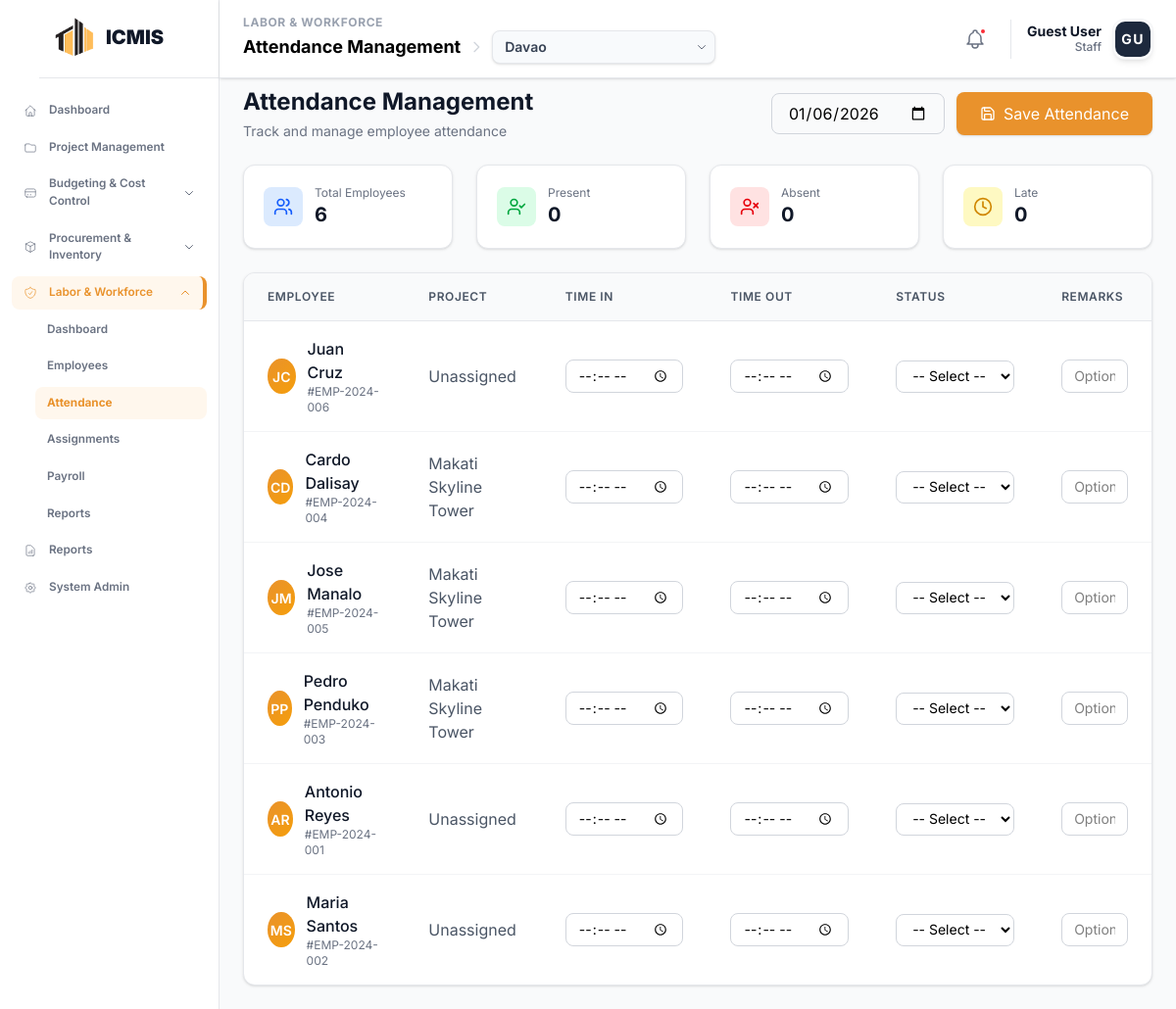
The app's page /modules/workforce/attendance.php, older data.
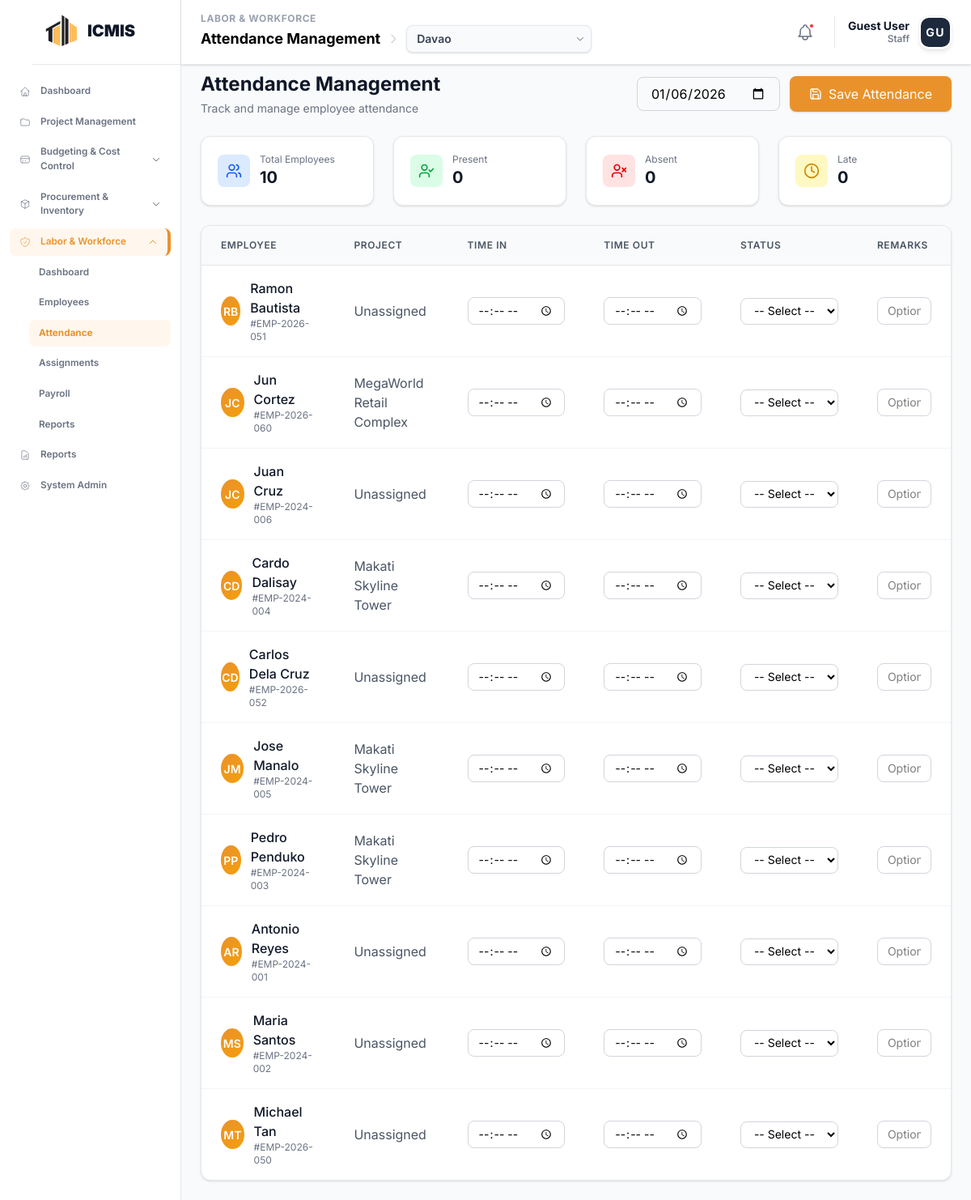
The same page, newer data.
### tables this page shows
CREATE TABLE `workforce_employees` (
  `employee_id` int NOT NULL,
  `employee_code` varchar(20) NOT NULL,
  `user_id` int DEFAULT NULL,
  `job_title_id` int DEFAULT NULL,
  `first_name` varchar(50) NOT NULL,
  `last_name` varchar(50) NOT NULL,
  `email` varchar(100) DEFAULT NULL,
  `phone` varchar(20) DEFAULT NULL,
  `status` enum('Active','Inactive','Terminated') DEFAULT 'Active',
  `hire_date` date DEFAULT NULL
);

CREATE TABLE `workforce_assignments` (
  `assignment_id` int NOT NULL,
  `employee_id` int NOT NULL,
  `project_id` int NOT NULL,
  `phase_id` int DEFAULT NULL,
  `role` varchar(100) DEFAULT NULL,
  `task_description` text,
  `start_date` date DEFAULT NULL,
  `end_date` date DEFAULT NULL,
  `status` enum('Active','Completed','Cancelled') DEFAULT 'Active'
);

CREATE TABLE `icmis_projects` (
  `project_id` int NOT NULL,
  `project_code` varchar(20) NOT NULL,
  `project_name` varchar(255) NOT NULL,
  `description` text,
  `location` varchar(255) DEFAULT NULL,
  `status` enum('Planning','In Progress','Active','On Hold','Completed','Cancelled') DEFAULT 'Planning',
  `start_date` date DEFAULT NULL,
  `end_date` date DEFAULT NULL,
  `completion_rate` decimal(5,2) DEFAULT '0.00',
  `project_manager_id` int DEFAULT NULL,
  `total_budget` decimal(15,2) DEFAULT '0.00'
);

### modules/workforce/attendance.php (the view, shortened to what the rows shown need)
<?php
$conn = getWorkforceConnection();
$selectedDate = isset($_GET['date']) ? $_GET['date'] : date('Y-m-d');
$employees = [];
$sql = "SELECT e.employee_id, e.employee_code, e.first_name, e.last_name, e.status as emp_status,
        a.attendance_id, a.time_in, a.time_out, a.status as attendance_status, a.remarks,
        wa.project_id, p.project_name
        FROM workforce_employees e
        LEFT JOIN workforce_attendance a ON e.employee_id = a.employee_id AND a.attendance_date = ?
        LEFT JOIN workforce_assignments wa ON e.employee_id = wa.employee_id AND wa.status = 'Active'
        LEFT JOIN icmis_projects p ON wa.project_id = p.project_id
        WHERE e.status = 'Active'
        ORDER BY e.last_name, e.first_name";
$stmt = $conn->prepare($sql);
$stmt->bind_param("s", $selectedDate);
$stmt->execute();
$result = $stmt->get_result();
if ($result && $result->num_rows > 0) {
    while ($row = $result->fetch_assoc()) {
        $employees[] = $row;
    }
}
?>
<!DOCTYPE html>
<html lang="en">
<head>
    <?php include __DIR__ . '/../../includes/head_assetsv2.php'; ?>
</head>
<body class="bg-gray-50">
    <?php
        include __DIR__ . '/../../includes/sidebar.php';
    ?>
    <main class="ml-56 mt-16 p-6">
        <div class="max-w-7xl mx-auto">
            <div class="flex items-center justify-between mb-6">
                <div>
                    <h1 class="text-2xl text-gray-900 font-bold">Attendance Management</h1>
                </div>
            </div>
            <div class="bg-white rounded-xl border border-gray-200 shadow-sm overflow-hidden">
                <table class="w-full">
                    <thead class="bg-gray-50 border-b border-gray-200">
                        <tr>
                            <th class="text-left px-6 py-4 text-xs font-semibold text-gray-600 uppercase tracking-wider">Employee</th>
                            <th class="text-left px-6 py-4 text-xs font-semibold text-gray-600 uppercase tracking-wider">Project</th>
                            <th class="text-left px-6 py-4 text-xs font-semibold text-gray-600 uppercase tracking-wider">Time In</th>
                            <th class="text-left px-6 py-4 text-xs font-semibold text-gray-600 uppercase tracking-wider">Time Out</th>
                            <th class="text-left px-6 py-4 text-xs font-semibold text-gray-600 uppercase tracking-wider">Status</th>
                            <th class="text-left px-6 py-4 text-xs font-semibold text-gray-600 uppercase tracking-wider">Remarks</th>
                        </tr>
                    </thead>
                    <tbody class="divide-y divide-gray-100">
                        <?php foreach ($employees as $emp):
                            $initials = strtoupper(substr($emp['first_name'], 0, 1) . substr($emp['last_name'], 0, 1));
                        ?>
                        <tr class="hover:bg-gray-50 transition-colors attendance-row" data-employee-id="<?php echo $emp['employee_id']; ?>">
                            <td class="px-6 py-4">
                                <div class="flex items-center gap-3">
                                    <div class="employee-avatar"><?php echo $initials; ?></div>
                                    <div>
                                        <p class="font-medium text-gray-900"><?php echo htmlspecialchars($emp['first_name'] . ' ' . $emp['last_name']); ?></p>
                                        <p class="text-xs text-gray-500">#<?php echo htmlspecialchars($emp['employee_code']); ?></p>
                                    </div>
                                </div>
                            </td>
                            <td class="px-6 py-4 text-gray-600"><?php echo htmlspecialchars($emp['project_name'] ?? 'Unassigned'); ?></td>
                            <td class="px-6 py-4">
                                <input type="time" name="time_in" value="<?php echo $emp['time_in'] ?? ''; ?>"
                                       class="px-3 py-1.5 border border-gray-300 rounded-lg focus:ring-2 focus:ring-[#e9922c] focus:border-[#e9922c] outline-none text-sm">
                            </td>
                            <td class="px-6 py-4">
                                <input type="time" name="time_out" value="<?php echo $emp['time_out'] ?? ''; ?>"
                                       class="px-3 py-1.5 border border-gray-300 rounded-lg focus:ring-2 focus:ring-[#e9922c] focus:border-[#e9922c] outline-none text-sm">
                            </td>
                            <td class="px-6 py-4">
                                <select name="status" class="px-3 py-1.5 border border-gray-300 rounded-lg focus:ring-2 focus:ring-[#e9922c] focus:border-[#e9922c] outline-none text-sm">
                                    <option value="">-- Select --</option>
                                </select>
                            </td>
                            <td class="px-6 py-4">
                                <input type="text" name="remarks" value="<?php echo htmlspecialchars($emp['remarks'] ?? ''); ?>"
                                       placeholder="Optional remarks"
                                       class="px-3 py-1.5 border border-gray-300 rounded-lg focus:ring-2 focus:ring-[#e9922c] focus:border-[#e9922c] outline-none text-sm w-full">
                            </td>
                        </tr>
                        <?php endforeach; ?>
                    </tbody>
                </table>
            </div>
        </div>
    </main>
</body>
</html>

Row changes from the older to the newer data that the page shows:
added workforce_employees: initials "RB", first_name+last_name "Ramon Bautista", employee_code "EMP-2026-051", project_name "Unassigned"
added workforce_assignments: employee.last_name "JC", employee.last_name "Jun Cortez", employee.employee_code "EMP-2026-060", project.project_name "MegaWorld Retail Complex"
added workforce_employees: initials "CD", first_name+last_name "Carlos Dela Cruz", employee_code "EMP-2026-052", project_name "Unassigned"
added workforce_employees: initials "MT", first_name+last_name "Michael Tan", employee_code "EMP-2026-050", project_name "Unassigned"
Text that changed along with them:
$stats['total']: "6" → "10"
